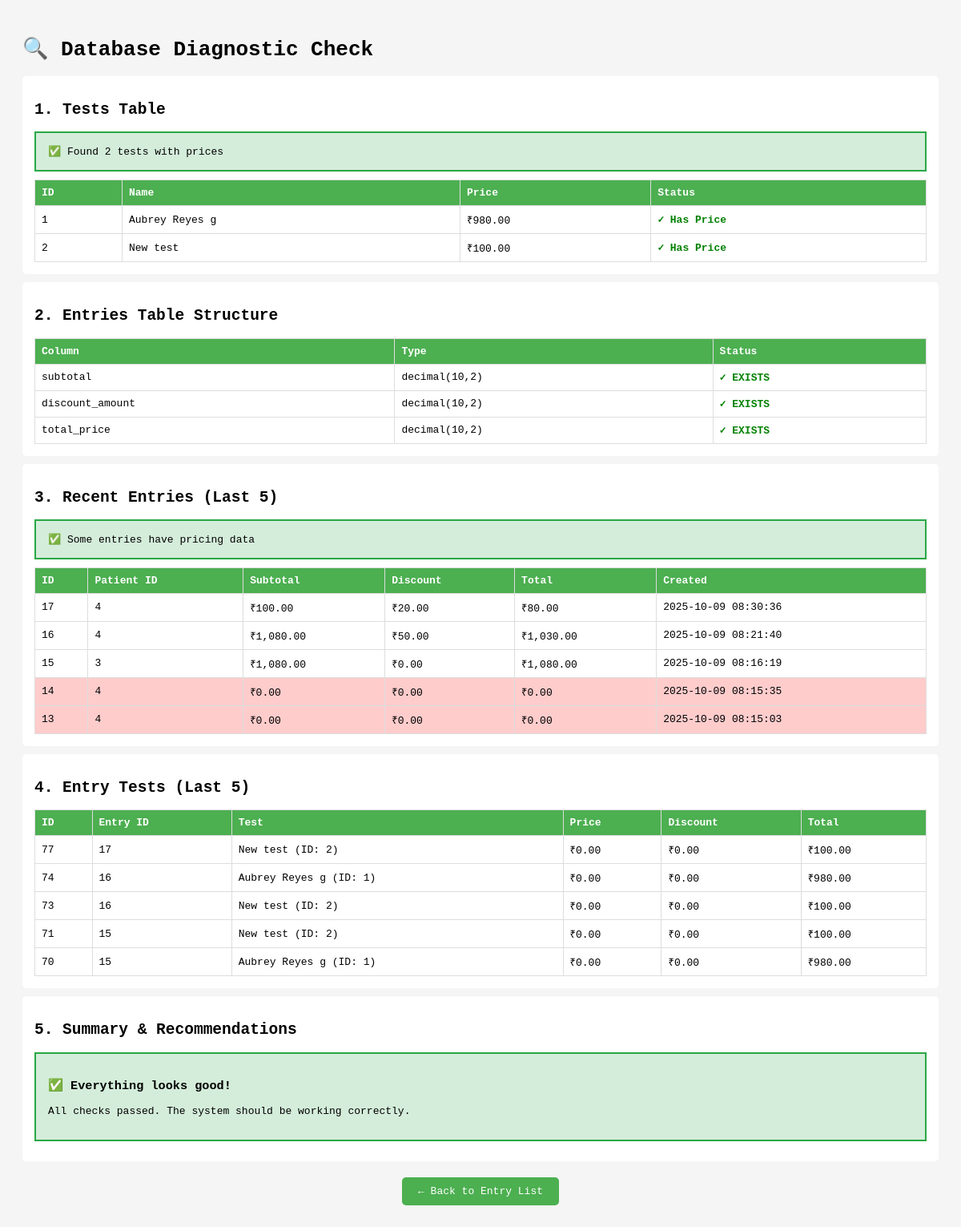
Before: /umakant/check_data.php (signed in) with the older database file.
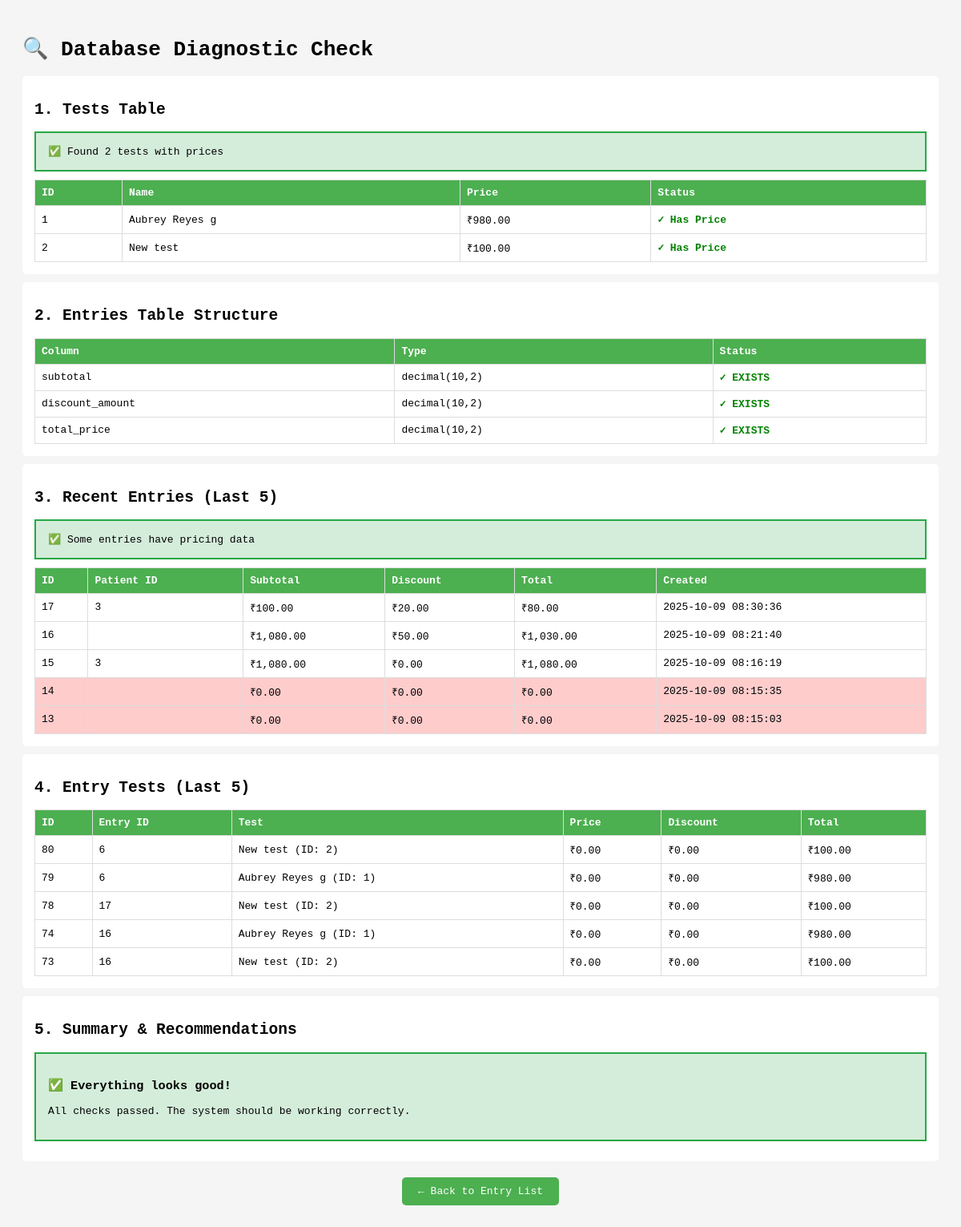
After: the same page with the newer database file.
### tables this page shows
CREATE TABLE `tests` (
  `id` int(11) NOT NULL,
  `name` varchar(255) NOT NULL,
  `category_id` int(11) DEFAULT NULL,
  `price` decimal(10,2) NOT NULL DEFAULT 0.00,
  `unit` varchar(50) DEFAULT NULL,
  `specimen` varchar(255) DEFAULT NULL,
  `default_result` text DEFAULT NULL,
  `reference_range` varchar(255) DEFAULT NULL,
  `min` decimal(10,2) DEFAULT NULL,
  `max` decimal(10,2) DEFAULT NULL,
  `description` text DEFAULT NULL,
  `min_male` decimal(10,2) DEFAULT NULL,
  `max_male` decimal(10,2) DEFAULT NULL,
  `min_female` decimal(10,2) DEFAULT NULL,
  `max_female` decimal(10,2) DEFAULT NULL,
  `sub_heading` tinyint(1) NOT NULL DEFAULT 0,
  `test_code` varchar(100) DEFAULT NULL,
  `method` varchar(255) DEFAULT NULL,
  `print_new_page` tinyint(1) NOT NULL DEFAULT 0,
  `shortcut` varchar(50) DEFAULT NULL,
  `added_by` int(11) DEFAULT NULL,
  `created_at` datetime DEFAULT NULL,
  `updated_at` datetime DEFAULT NULL
);

CREATE TABLE `entries` (
  `id` int(11) NOT NULL,
  `owner_id` int(11) DEFAULT NULL,
  `server_id` int(11) DEFAULT NULL,
  `patient_id` int(11) DEFAULT NULL,
  `doctor_id` int(11) DEFAULT NULL,
  `entry_date` datetime DEFAULT NULL,
  `status` varchar(50) NOT NULL DEFAULT 'pending',
  `priority` varchar(50) DEFAULT 'normal',
  `referral_source` varchar(100) DEFAULT NULL,
  `patient_contact` varchar(100) DEFAULT NULL,
  `patient_address` text DEFAULT NULL,
  `gender` varchar(10) DEFAULT NULL,
  `age` int(11) DEFAULT NULL COMMENT 'Patient age at time of entry',
  `subtotal` decimal(10,2) DEFAULT 0.00,
  `discount_amount` decimal(10,2) DEFAULT 0.00,
  `total_price` decimal(10,2) DEFAULT 0.00,
  `payment_status` varchar(50) DEFAULT 'pending',
  `notes` text DEFAULT NULL,
  `added_by` int(11) DEFAULT NULL,
  `created_at` datetime NOT NULL DEFAULT current_timestamp(),
  `updated_at` datetime DEFAULT NULL
);

CREATE TABLE `entry_tests` (
  `id` int(10) UNSIGNED NOT NULL,
  `entry_id` int(10) UNSIGNED NOT NULL,
  `test_id` int(10) UNSIGNED NOT NULL,
  `result_value` varchar(255) DEFAULT NULL,
  `unit` varchar(64) DEFAULT NULL,
  `remarks` text DEFAULT NULL,
  `status` varchar(32) NOT NULL DEFAULT 'pending',
  `price` decimal(10,2) DEFAULT 0.00,
  `discount_amount` decimal(10,2) DEFAULT 0.00,
  `total_price` decimal(10,2) DEFAULT 0.00,
  `created_at` datetime DEFAULT current_timestamp()
);

### umakant/check_data.php (the view, shortened to what this page needs)
<?php
require_once 'inc/connection.php';
?>
<!DOCTYPE html>
<html>
<head>
</head>
<body>
    <h1>🔍 Database Diagnostic Check</h1>
    <?php
    try {
        echo '<div class="section">';
        echo '<h2>1. Tests Table</h2>';
        $stmt = $pdo->query("SELECT id, name, price FROM tests ORDER BY id");
        $tests = $stmt->fetchAll(PDO::FETCH_ASSOC);
        if (empty($tests)) {
            echo '<div class="warning">⚠️ NO TESTS FOUND in database!</div>';
        } else {
            $testsWithPrice = array_filter($tests, function($t) { return $t['price'] > 0; });
            if (count($testsWithPrice) > 0) {
                echo '<div class="success">✅ Found ' . count($testsWithPrice) . ' tests with prices</div>';
            }
            echo '<table>';
            echo '<tr><th>ID</th><th>Name</th><th>Price</th><th>Status</th></tr>';
            foreach ($tests as $test) {
                $status = $test['price'] > 0 ? '<span class="good">✓ Has Price</span>' : '<span class="bad">✗ NO PRICE</span>';
                echo "<tr>";
                echo "<td>{$test['id']}</td>";
                echo "<td>{$test['name']}</td>";
                echo "<td>₹" . number_format($test['price'], 2) . "</td>";
                echo "<td>$status</td>";
                echo "</tr>";
            }
            echo '</table>';
        }
        echo '</div>';
        echo '<div class="section">';
        echo '<h2>2. Entries Table Structure</h2>';
        $stmt = $pdo->query("SHOW COLUMNS FROM entries");
        $columns = $stmt->fetchAll(PDO::FETCH_ASSOC);
        $requiredColumns = ['subtotal', 'discount_amount', 'total_price'];
        $foundColumns = array_column($columns, 'Field');
        echo '<table>';
        echo '<tr><th>Column</th><th>Type</th><th>Status</th></tr>';
        foreach ($requiredColumns as $col) {
            $exists = in_array($col, $foundColumns);
            $status = $exists ? '<span class="good">✓ EXISTS</span>' : '<span class="bad">✗ MISSING</span>';
            $type = '';
            if ($exists) {
                $colInfo = array_filter($columns, function($c) use ($col) { return $c['Field'] === $col; });
                $colInfo = reset($colInfo);
                $type = $colInfo['Type'];
            }
            echo "<tr><td>$col</td><td>$type</td><td>$status</td></tr>";
        }
        echo '</table>';
        echo '</div>';
        echo '<div class="section">';
        echo '<h2>3. Recent Entries (Last 5)</h2>';
        $stmt = $pdo->query("SELECT id, patient_id, subtotal, discount_amount, total_price, created_at FROM entries ORDER BY id DESC LIMIT 5");
        $entries = $stmt->fetchAll(PDO::FETCH_ASSOC);
        if (empty($entries)) {
            echo '<div class="warning">No entries found</div>';
        } else {
            $allZero = true;
            foreach ($entries as $entry) {
                if ($entry['subtotal'] > 0 || $entry['total_price'] > 0) {
                    $allZero = false;
                    break;
                }
            }
            if ($allZero) {
                echo '<div class="warning">⚠️ ALL ENTRIES HAVE ZERO PRICING!</div>';
            } else {
                echo '<div class="success">✅ Some entries have pricing data</div>';
            }
            echo '<table>';
            echo '<tr><th>ID</th><th>Patient ID</th><th>Subtotal</th><th>Discount</th><th>Total</th><th>Created</th></tr>';
            foreach ($entries as $entry) {
                $rowStyle = ($entry['subtotal'] == 0 && $entry['total_price'] == 0) ? 'style="background: #ffcccc;"' : '';
                echo "<tr $rowStyle>";
                echo "<td>{$entry['id']}</td>";
                echo "<td>{$entry['patient_id']}</td>";
                echo "<td>₹" . number_format($entry['subtotal'], 2) . "</td>";
                echo "<td>₹" . number_format($entry['discount_amount'], 2) . "</td>";
                echo "<td>₹" . number_format($entry['total_price'], 2) . "</td>";
                echo "<td>{$entry['created_at']}</td>";
                echo "</tr>";
            }
            echo '</table>';
        }
        echo '</div>';
        echo '<div class="section">';
        echo '<h2>4. Entry Tests (Last 5)</h2>';
        $stmt = $pdo->query("SELECT et.id, et.entry_id, et.test_id, t.name as test_name, et.price, et.discount_amount, et.total_price FROM entry_tests et LEFT JOIN tests t ON et.test_id = t.id ORDER BY et.id DESC LIMIT 5");
        $entryTests = $stmt->fetchAll(PDO::FETCH_ASSOC);
        if (empty($entryTests)) {
            echo '<div class="warning">No entry tests found</div>';
        } else {
            echo '<table>';
            echo '<tr><th>ID</th><th>Entry ID</th><th>Test</th><th>Price</th><th>Discount</th><th>Total</th></tr>';
            foreach ($entryTests as $et) {
                echo "<tr>";
                echo "<td>{$et['id']}</td>";
                echo "<td>{$et['entry_id']}</td>";
                echo "<td>{$et['test_name']} (ID: {$et['test_id']})</td>";
                echo "<td>₹" . number_format($et['price'], 2) . "</td>";
                echo "<td>₹" . number_format($et['discount_amount'], 2) . "</td>";
                echo "<td>₹" . number_format($et['total_price'], 2) . "</td>";
                echo "</tr>";
            }
            echo '</table>';
        }
        echo '</div>';
        echo '<div class="section">';
        echo '<h2>5. Summary & Recommendations</h2>';
        $issues = [];
        if (empty($issues)) {
            echo '<div class="success">';
            echo '<h3>✅ Everything looks good!</h3>';
            echo '<p>All checks passed. The system should be working correctly.</p>';
            echo '</div>';
        }
        echo '</div>';
    } catch (Exception $e) {
        echo '<div class="warning">';
        echo '<h3>❌ Error:</h3>';
        echo '<p>' . htmlspecialchars($e->getMessage()) . '</p>';
        echo '</div>';
    }
    ?>
    <p style="text-align: center; margin-top: 30px;">
        <a href="entry-list.php" style="background: #4CAF50; color: white; padding: 10px 20px; text-decoration: none; border-radius: 5px;">← Back to Entry List</a>
    </p>
</body>
</html>

### umakant/check_data.php (style rules this page uses)
body { font-family: monospace; padding: 20px; background: #f5f5f5; }
.section { background: white; padding: 15px; margin: 10px 0; border-radius: 5px; }
.good { color: green; font-weight: bold; }
table { border-collapse: collapse; width: 100%; }
th, td { border: 1px solid #ddd; padding: 8px; text-align: left; }
th { background: #4CAF50; color: white; }
.success { background: #d4edda; border: 2px solid #28a745; padding: 15px; margin: 10px 0; }

Changed rows visible on the page:
removed entry_tests: id "77", entry "17", test.name "New test", test "2", price "0.00", discount_amount "0.00", total_price "100.00"
no longer on this page (row unchanged): entry_tests: id "71", entry "15", test.name "New test", test "2", price "0.00", discount_amount "0.00", total_price "100.00"
no longer on this page (row unchanged): entry_tests: id "70", entry "15", test.name "Aubrey Reyes g", test "1", price "0.00", discount_amount "0.00", total_price "980.00"
changed entries id 17: patient "4" → "3"
changed entries id 16: patient "4" → (not shown)
changed entries id 14: patient "4" → (not shown)
changed entries id 13: patient "4" → (not shown)
added entry_tests: id "80", entry "6", test.name "New test", test "2", price "0.00", discount_amount "0.00", total_price "100.00"
added entry_tests: id "79", entry "6", test.name "Aubrey Reyes g", test "1", price "0.00", discount_amount "0.00", total_price "980.00"
added entry_tests: id "78", entry "17", test.name "New test", test "2", price "0.00", discount_amount "0.00", total_price "100.00"
